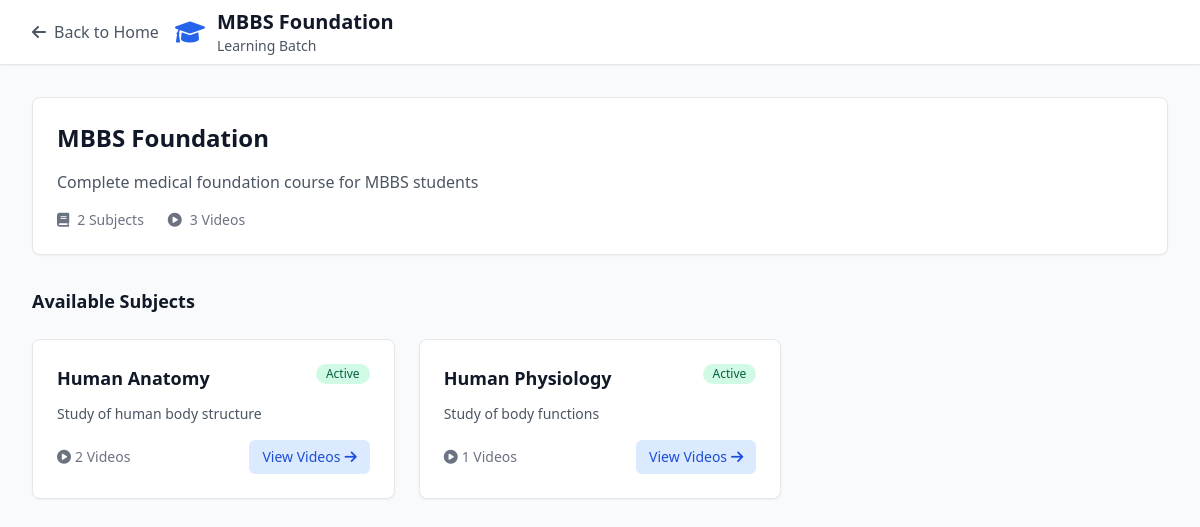
The page /batch.php?id=batch-medical-1 on the database its author committed.
### tables this page shows
CREATE TABLE batches (
    id VARCHAR(50) PRIMARY KEY,
    name VARCHAR(255) NOT NULL,
    description TEXT,
    order_index INTEGER DEFAULT 0,
    is_active INTEGER DEFAULT 1,
    created_at DATETIME DEFAULT CURRENT_TIMESTAMP
);

CREATE TABLE subjects (
    id VARCHAR(50) PRIMARY KEY,
    batch_id VARCHAR(50) NOT NULL,
    course_id VARCHAR(50),
    name VARCHAR(255) NOT NULL,
    description TEXT,
    order_index INTEGER DEFAULT 0,
    is_active INTEGER DEFAULT 1,
    created_at DATETIME DEFAULT CURRENT_TIMESTAMP
);

### includes/functions.php (called while the page is built, shortened)
<?php
function getBatch($id) {
    global $pdo;
    $stmt = $pdo->prepare("SELECT * FROM batches WHERE id = ? AND is_active = 1");
    $stmt->execute([$id]);
    return $stmt->fetch();
}
function getSubjectsByBatch($batchId) {
    global $pdo;
    $stmt = $pdo->prepare("SELECT * FROM subjects WHERE batch_id = ? AND is_active = 1 ORDER BY order_index, created_at");
    $stmt->execute([$batchId]);
    return $stmt->fetchAll();
}
function getVideosBySubject($subjectId) {
    global $pdo;
    $stmt = $pdo->prepare("SELECT * FROM videos WHERE subject_id = ? AND is_active = 1 ORDER BY order_index, created_at");
    $stmt->execute([$subjectId]);
    return $stmt->fetchAll();
}
function getVideoCount($batchId) {
    global $pdo;
    $stmt = $pdo->prepare("SELECT COUNT(*) FROM videos WHERE batch_id = ? AND is_active = 1");
    $stmt->execute([$batchId]);
    return $stmt->fetchColumn();
}
?>

### batch.php (the view, shortened to what this page needs)
<?php
require_once 'config/database.php';
require_once 'includes/functions.php';
$batchId = $_GET['id'] ?? null;
$batch = getBatch($batchId);
$subjects = getSubjectsByBatch($batchId);
?>
<!DOCTYPE html>
<html lang="en">
<head>
    <link href="https://cdn.jsdelivr.net/npm/tailwindcss@2.2.19/dist/tailwind.min.css" rel="stylesheet">
    <link href="https://cdnjs.cloudflare.com/ajax/libs/font-awesome/6.0.0/css/all.min.css" rel="stylesheet">
</head>
<body class="min-h-screen bg-gray-50">
    <header class="bg-white shadow-sm border-b">
        <div class="max-w-7xl mx-auto px-4 sm:px-6 lg:px-8">
            <div class="flex justify-between items-center h-16">
                <div class="flex items-center">
                    <a href="index.php" class="flex items-center text-gray-600 hover:text-gray-900 mr-4">
                        <i class="fas fa-arrow-left mr-2"></i>
                        Back to Home
                    </a>
                    <i class="fas fa-graduation-cap text-blue-600 text-2xl mr-3"></i>
                    <div>
                        <h1 class="text-xl font-semibold text-gray-900"><?php echo htmlspecialchars($batch['name']); ?></h1>
                        <p class="text-sm text-gray-600">Learning Batch</p>
                    </div>
                </div>
            </div>
        </div>
    </header>
    <main class="max-w-7xl mx-auto px-4 sm:px-6 lg:px-8 py-8">
        <div class="bg-white rounded-lg shadow-sm border border-gray-200 p-6 mb-8">
            <h2 class="text-2xl font-bold text-gray-900 mb-4"><?php echo htmlspecialchars($batch['name']); ?></h2>
            <?php if (!empty($batch['description'])): ?>
                <p class="text-gray-600 mb-4"><?php echo htmlspecialchars($batch['description']); ?></p>
            <?php endif; ?>
            <div class="flex items-center space-x-6 text-sm text-gray-500">
                <span class="flex items-center">
                    <i class="fas fa-book mr-2"></i>
                    <?php echo count($subjects); ?> Subjects
                </span>
                <span class="flex items-center">
                    <i class="fas fa-play-circle mr-2"></i>
                    <?php echo getVideoCount($batchId); ?> Videos
                </span>
            </div>
        </div>
        <div class="mb-6">
            <h3 class="text-lg font-semibold text-gray-900 mb-4">Available Subjects</h3>
        </div>
        <?php if (!empty($subjects)): ?>
            <div class="grid md:grid-cols-2 lg:grid-cols-3 gap-6">
                <?php foreach ($subjects as $subject): ?>
                    <div class="bg-white rounded-lg shadow-sm border border-gray-200 card-hover">
                        <div class="p-6">
                            <div class="flex items-start justify-between mb-3">
                                <h4 class="text-lg font-semibold text-gray-900">
                                    <?php echo htmlspecialchars($subject['name']); ?>
                                </h4>
                                <span class="inline-flex items-center px-2.5 py-0.5 rounded-full text-xs font-medium bg-green-100 text-green-800">
                                    Active
                                </span>
                            </div>
                            <?php if (!empty($subject['description'])): ?>
                                <p class="text-gray-600 text-sm mb-4">
                                    <?php echo htmlspecialchars($subject['description']); ?>
                                </p>
                            <?php endif; ?>
                            <div class="flex items-center justify-between">
                                <div class="text-sm text-gray-500">
                                    <span class="flex items-center">
                                        <i class="fas fa-play-circle mr-1"></i>
                                        <?php
                                        $videos = getVideosBySubject($subject['id']);
                                        $videoCount = count($videos);
                                        echo $videoCount;
                                        ?> Videos
                                    </span>
                                </div>
                                <a href="subject.php?id=<?php echo $subject['id']; ?>"
                                   class="inline-flex items-center px-3 py-2 border border-transparent text-sm leading-4 font-medium rounded-md text-blue-700 bg-blue-100 hover:bg-blue-200 transition-colors">
                                    View Videos
                                    <i class="fas fa-arrow-right ml-1"></i>
                                </a>
                            </div>
                        </div>
                    </div>
                <?php endforeach; ?>
            </div>
        <?php endif; ?>
    </main>
</body>
</html>

### batch.php (style rules this page uses)
.card-hover { transition: all 0.3s ease; }

### rows shown on the page
batches: name "MBBS Foundation", description "Complete medical foundation course for MBBS students"
subjects: name "Human Anatomy", description "Study of human body structure", videoCount "2"
subjects: name "Human Physiology", description "Study of body functions", videoCount "1"

### other values the page prints
count($subjects) "2"
getVideoCount($batchId) "3"
